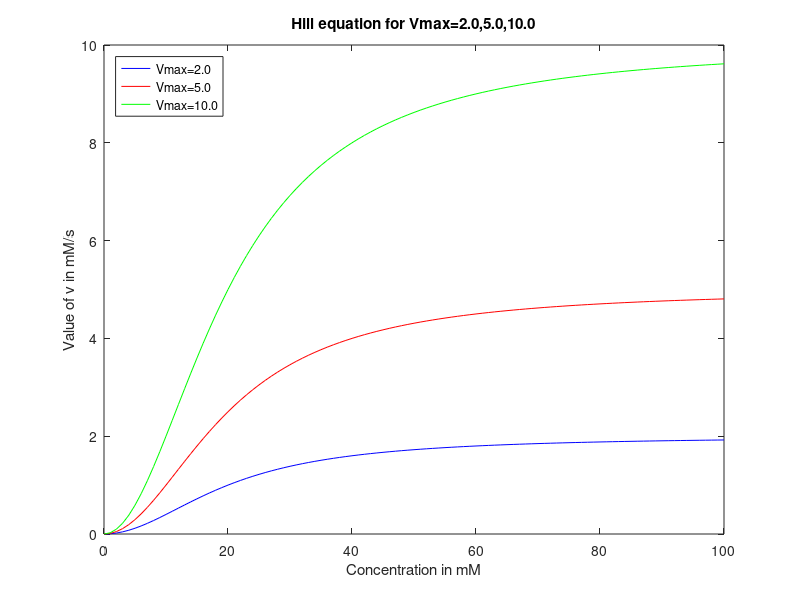

The MATLAB source for this figure:
%1
Vmax1 = 2;
Vmax2 = 5;
Vmax3 = 10;
Khalf1 = 20;
Khalf2 = 20;
Khalf3 = 20;
h1 = 2;
h2 = 2;
h3 = 2;
conc = 0:1:100;
for i=1:length(conc)
    v1(i) = (Vmax1 * (conc(i) ^ h1)) / ((Khalf1 ^ h1)+(conc(i) ^ h1));
end
for i=1:length(conc)
    v2(i) = (Vmax2 * (conc(i) ^ h2)) / ((Khalf2 ^ h2)+(conc(i) ^ h2));
end
for i=1:length(conc)
    v10(i) = (Vmax3 * (conc(i) ^ h3)) / ((Khalf3 ^ h3)+(conc(i) ^ h3));
end
plot(conc,v1,'b-');
hold on;
plot(conc,v2,'r-');
plot(conc,v10,'g-');
hold off
legend({'Vmax=2.0','Vmax=5.0','Vmax=10.0'},'location','northwest');
xlabel('Concentration in mM');
ylabel('Value of v in mM/s');
title('Hill equation for Vmax=2.0,5.0,10.0');
